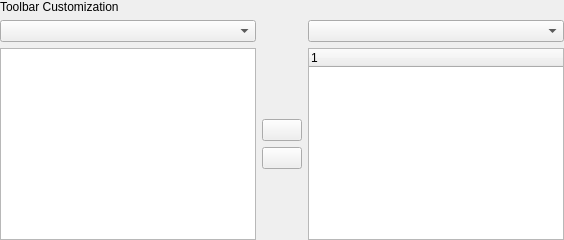
         <widget class="QWidget" name="pageToolbars">
          <layout class="QVBoxLayout">
           <property name="leftMargin">
            <number>0</number>
           </property>
           <property name="topMargin">
            <number>0</number>
           </property>
           <property name="rightMargin">
            <number>0</number>
           </property>
           <property name="bottomMargin">
            <number>0</number>
           </property>
           <item>
            <widget class="QLabel" name="label_20">
             <property name="text">
              <string>Toolbar Customization</string>
             </property>
            </widget>
           </item>
           <item>
            <layout class="QGridLayout" name="_2">
             <item row="1" column="1">
              <widget class="QListWidget" name="listCustomToolBar">
               <property name="toolTip">
                <string>This shows all actions on the currently edited toolbar.</string>
               </property>
               <property name="movement">
                <enum>QListView::Movement::Free</enum>
               </property>
              </widget>
             </item>
             <item row="1" column="2">
              <layout class="QVBoxLayout" name="_3">
               <item>
                <spacer name="verticalSpacer_3">
                 <property name="orientation">
                  <enum>Qt::Orientation::Vertical</enum>
                 </property>
                 <property name="sizeHint" stdset="0">
                  <size>
                   <width>20</width>
                   <height>40</height>
                  </size>
                 </property>
                </spacer>
               </item>
               <item>
                <widget class="QPushButton" name="pbToToolbar">
                 <property name="toolTip">
                  <string>This adds an action to the toolbar.</string>
                 </property>
                 <property name="text">
                  <string/>
                 </property>
                 <property name="icon">
                  <iconset resource="../images.qrc">
                   <normaloff>:/images-ng/left.svgz</normaloff>:/images-ng/left.svgz</iconset>
                 </property>
                </widget>
               </item>
               <item>
                <widget class="QPushButton" name="pbFromToolbar">
                 <property name="toolTip">
                  <string>This removes an action from the toolbar.</string>
                 </property>
                 <property name="text">
                  <string notr="true"/>
                 </property>
                 <property name="icon">
                  <iconset resource="../images.qrc">
                   <normaloff>:/images-ng/right.svgz</normaloff>:/images-ng/right.svgz</iconset>
                 </property>
                </widget>
               </item>
               <item>
                <spacer name="spacer">
                 <property name="orientation">
                  <enum>Qt::Orientation::Vertical</enum>
                 </property>
                 <property name="sizeHint" stdset="0">
                  <size>
                   <width>20</width>
                   <height>40</height>
                  </size>
                 </property>
                </spacer>
               </item>
              </layout>
             </item>
             <item row="0" column="1">
              <widget class="QComboBox" name="comboBoxToolbars">
               <property name="toolTip">
                <string>Here you can choose a toolbar to modify.</string>
               </property>
              </widget>
             </item>
             <item row="0" column="3">
              <widget class="QComboBox" name="comboBoxActions">
               <property name="toolTip">
                <string>Here you can choose a list of commands that can be mapped to the toolbar.</string>
               </property>
              </widget>
             </item>
             <item row="1" column="3">
              <widget class="QTreeWidget" name="treePossibleToolbarActions">
               <property name="toolTip">
                <string>This shows available actions to map on a toolbar.</string>
               </property>
               <property name="rootIsDecorated">
                <bool>false</bool>
               </property>
               <property name="animated">
                <bool>true</bool>
               </property>
               <property name="allColumnsShowFocus">
                <bool>true</bool>
               </property>
               <column>
                <property name="text">
                 <string>1</string>
                </property>
               </column>
              </widget>
             </item>
            </layout>
           </item>
          </layout>
         </widget>
